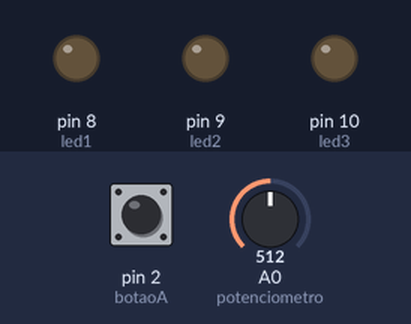
Simulated run of this sketch. Board: Arduino Uno, built with avr-gcc and run on an emulated ATmega328P. Parts: output pins drawn as LEDs (lit = HIGH). Inputs (shaded band) come from the test bench; at power-on: pin 2 (botaoA) HIGH, A0 (potenciometro) = 512.

Above: at 1.2 s.
1.3 s: pin 2 (botaoA) pulled LOW for 0.15 s
At 3.4 s:
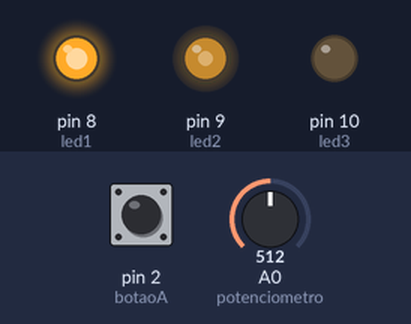
At 5.2 s:
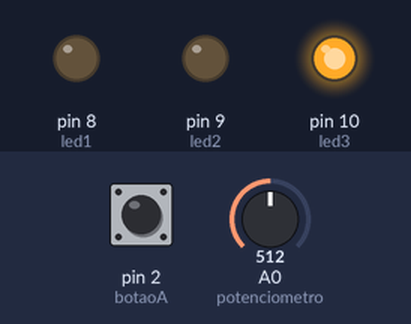
Timing chart, 0 to 7.8 s (numbered marks = the images above; inputs shaded):
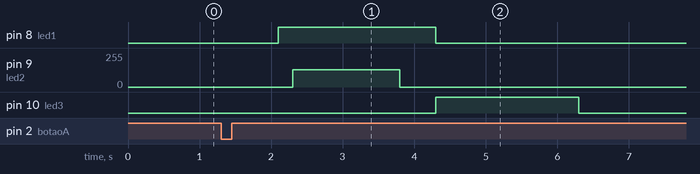

The sketch:

23C.ino
```cpp
const int botaoA = 2;

const int led1 = 8;  // pressão
const int led2 = 9;  // corrente (PWM)
const int led3 = 10; // pronto

const int potenciometro = A0;

bool estadoBotao = 1;
bool ultimoBotao = 1;

bool rodando = false;

int etapa = 0;
unsigned long tempoInicio = 0;

int pwm = 0;

void setup() {
  pinMode(botaoA, INPUT_PULLUP);

  pinMode(led1, OUTPUT);
  pinMode(led2, OUTPUT);
  pinMode(led3, OUTPUT);

  pinMode(potenciometro, INPUT);
}

void loop() {

  estadoBotao = digitalRead(botaoA);

  // ===== INICIA CICLO =====
  if (estadoBotao == 0 && ultimoBotao == 1 && !rodando) {
    rodando = true;
    etapa = 1;
    tempoInicio = millis();
  }

  ultimoBotao = estadoBotao;

  if (rodando) {

    // ===== ETAPA 1 – ESPERA 800ms =====
    if (etapa == 1) {

      if (millis() - tempoInicio >= 800) {
        etapa = 2;
        tempoInicio = millis();
      }
    }

    // ===== ETAPA 2 – PRESSÃO =====
    else if (etapa == 2) {

      digitalWrite(led1, HIGH);

      if (millis() - tempoInicio >= 200) {
        etapa = 3;
        tempoInicio = millis();
      }
    }

    // ===== ETAPA 3 – SOLDA (PWM 1,5s) =====
    else if (etapa == 3) {

      int valor = analogRead(potenciometro);
      pwm = valor / 4;

      analogWrite(led2, pwm);

      if (millis() - tempoInicio >= 1500) {
        analogWrite(led2, 0);
        etapa = 4;
        tempoInicio = millis();
      }
    }

    // ===== ETAPA 4 – RESFRIAMENTO =====
    else if (etapa == 4) {

      digitalWrite(led1, HIGH);

      if (millis() - tempoInicio >= 500) {
        digitalWrite(led1, LOW);
        etapa = 5;
        tempoInicio = millis();
      }
    }

    // ===== ETAPA 5 – PRONTO =====
    else if (etapa == 5) {

      digitalWrite(led3, HIGH);

      if (millis() - tempoInicio >= 2000) {
        digitalWrite(led3, LOW);
        rodando = false;
        etapa = 0;
      }
    }
  }
}
```

Measured:
- after the input at 1.3 s, pin 8 (led1): LOW → HIGH after 0.80 s, → LOW 2.2 s later; pin 9 (led2): 0/255 → 128/255 after 1.0 s, → 0/255 1.5 s later; pin 10 (led3): LOW → HIGH after 3.0 s, → LOW 2.0 s later
